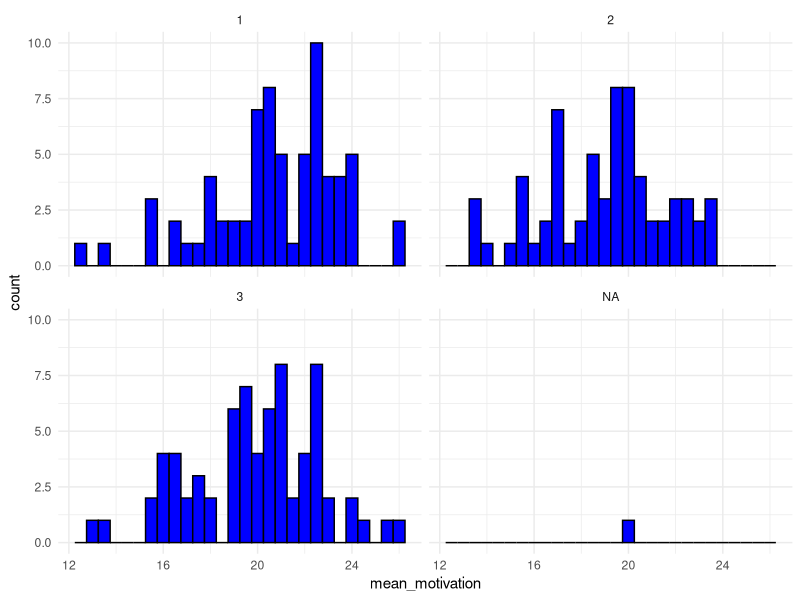
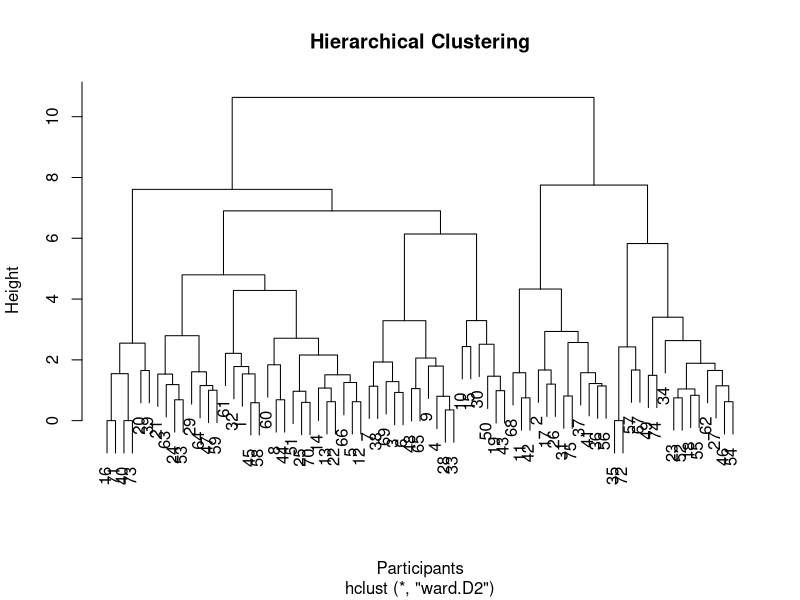

Here is the R script that generated these plots, in order:
# PeerJ - SS2022 + WS2021

# Install required packages (only if not installed)
required_packages <- c("openxlsx", "openssl", "magrittr", "dplyr", "ggplot2", "tidyr")
new_packages <- required_packages[!(required_packages %in% installed.packages()[,"Package"])]
if(length(new_packages)) install.packages(new_packages)

# Load libraries
lapply(required_packages, require, character.only = TRUE)

##### File 1 - Data Preprocessing #####
# Read data
data <- read.xlsx("Experiment-WS2024+SS2022+WS2021.xlsx", sheet = "Sheet1")

# Rename columns for readability
colnames(data) <- c('ID', 'Start_time', 'Completion_time', 'Email', 'Name',
                    'Consent_read', 'Experience_yrs', 'Gender',
                    '01_01', '01_02', '01_03', '01_04', '01_05',
                    '01_06', '01_07', '01_08', '01_09', '01_10',
                    '03_01', '03_02', '03_03', '03_04', '03_05', 
                    '03_06', '03_07', '03_Role',
                    '04_01', '04_02', '04_03', '04_04', '04_05',
                    '04_06', '04_07', '04_Role',
                    '05_01', '05_02', '05_03', '05_04', '05_05',
                    '05_06', '05_07', '05_Role',
                    '06_01', '06_02', '06_03', '06_04', '06_05',
                    '06_06', '06_07', '06_Role',
                    '07_01', '07_02', '07_03', '07_04', '07_05',
                    '07_06', '07_07', '07_Role',
                    '08_01', '08_02', '08_03', '08_04', '08_05',
                    '08_06', '08_07', '08_Role',
                    'Ps_results_flag', 'Initials')

# Factorize values (Likert scale to numbers)
likert_levels <- c("Disagree strongly", "Disagree a little", "Neither agree nor disagree", "Agree a little", "Agree strongly")
data[9:66] <- lapply(colnames(data)[9:66], function(col_name) {
  if (grepl("Role", col_name)) {
    return(data[[col_name]])  # Skip factorization for Role columns
  } else {
    return(factor(data[[col_name]], levels = likert_levels, labels = 1:5))
  }
})

# ROLES
# Update the role mapping function to handle variations in role responses
role_mapping <- function(x) {
  # Standardize case and remove leading/trailing whitespaces
  x <- trimws(tolower(x))
  
  ifelse(x == "disagree strongly", "Pilot",
         ifelse(x == "neither agree nor disagree", "Solo", 
                ifelse(x == "agree strongly", "Navigator", NA)))
}

# Apply the role mapping to role columns
role_columns <- c('03_Role', '04_Role', '05_Role', '06_Role', '07_Role', '08_Role')
data[role_columns] <- lapply(data[role_columns], function(x) {
  factor(role_mapping(x), levels = c("Pilot", "Solo", "Navigator"))
})

str(data)

# Convert to numeric
data[9:66] <- lapply(data[9:66], as.numeric)

# Clean initials (removing prefixes)
data$Initials <- tolower(substring(data$Initials, nchar(data$Initials)-5))

# Generate unique student ID by hashing initials
data$Student_ID <- md5(data$Initials)

# Create a variable for the experiment round based on the start time
data$Start_time <- as.Date(data$Start_time, origin = "1899-12-30")  # Convert to date format
data$Exc_round <- ceiling((as.numeric(data$Start_time) -  44652) / 7)
data$Exc_round <- ifelse(data$Exc_round == 7, 3, data$Exc_round)

# Create a new cleaned dataset with Big Five personality traits and intrinsic motivation per round
Stats <- data.frame(
  Start_time = data$Start_time,
  Completion_time = data$Completion_time,
  Experience_yrs = data$Experience_yrs,
  Gender = data$Gender,
  Student_ID = data$Student_ID,
  Initials = data$Initials,
  Exc_round = data$Exc_round,
  
  # Use averages for BFI-10 scores
  B5_O = ((6 - data$`01_05`) + data$`01_10`) / 2,
  B5_C = ((6 - data$`01_03`) + data$`01_08`) / 2,
  B5_E = ((6 - data$`01_01`) + data$`01_06`) / 2,
  B5_A = (data$`01_02` + (6 - data$`01_07`)) / 2,
  B5_N = ((6 - data$`01_04`) + data$`01_09`) / 2,
  
  INNER_R1 = rowSums(data[ ,c('03_01', '03_02', '03_03', '03_04', '03_05', '03_06', '03_07')]),
  INNER_R2 = rowSums(data[ ,c('04_01', '04_02', '04_03', '04_04', '04_05', '04_06', '04_07')]),
  INNER_R3 = rowSums(data[ ,c('05_01', '05_02', '05_03', '05_04', '05_05', '05_06', '05_07')]),
  INNER_R4 = rowSums(data[ ,c('06_01', '06_02', '06_03', '06_04', '06_05', '06_06', '06_07')]),
  INNER_R5 = rowSums(data[ ,c('07_01', '07_02', '07_03', '07_04', '07_05', '07_06', '07_07')]),
  INNER_R6 = rowSums(data[ ,c('08_01', '08_02', '08_03', '08_04', '08_05', '08_06', '08_07')]),
  
  Role_01 = data$`03_Role`, Role_02 = data$`04_Role`, Role_03 = data$`05_Role`,
  Role_04 = data$`06_Role`, Role_05 = data$`07_Role`, Role_06 = data$`08_Role`
)

# Save cleaned stats data to file
write.xlsx(Stats, file = "Stats_cleaned.xlsx", colNames = TRUE, overwrite = TRUE)


##### File 2 - Data Analysis and Visualization - Motivation by Role #####

# Load cleaned data
Stats <- openxlsx::read.xlsx("Stats_cleaned.xlsx")

# Group by initials and round to get motivation by role
motivation_by_role <- Stats %>%
  pivot_longer(cols = starts_with("INNER_R"), names_to = "Round", values_to = "Result") %>%
  mutate(Role = case_when(
    Round == "INNER_R1" ~ Role_01,
    Round == "INNER_R2" ~ Role_02,
    Round == "INNER_R3" ~ Role_03,
    Round == "INNER_R4" ~ Role_04,
    Round == "INNER_R5" ~ Role_05,
    Round == "INNER_R6" ~ Role_06
  )) %>%
  group_by(Initials, Role) %>%
  summarize(mean_motivation = mean(Result, na.rm = TRUE), .groups = "drop")

# Perform ANOVA to check differences in motivation by role
anova_results <- aov(mean_motivation ~ Role, data = motivation_by_role)
summary(anova_results)

# Perform Kruskal-Wallis test
kruskal_results <- kruskal.test(mean_motivation ~ Role, data = motivation_by_role)
kruskal_results

# Visualization: Motivation histogram by role
ggplot(motivation_by_role, aes(x = mean_motivation)) + 
  geom_histogram(binwidth = 0.5, fill = "blue", color = "black") + 
  facet_wrap(~ Role) +
  theme_minimal()

##### File 3 - Clustering and Hierarchical Clustering #####

# Clustering based on Big Five personality traits, averaging across sessions
clust_data <- Stats %>%
  group_by(Initials) %>%  # Group by participant
  summarize(
    B5_O = mean(B5_O, na.rm = TRUE),
    B5_C = mean(B5_C, na.rm = TRUE),
    B5_E = mean(B5_E, na.rm = TRUE),
    B5_A = mean(B5_A, na.rm = TRUE),
    B5_N = mean(B5_N, na.rm = TRUE)
  ) %>%
  distinct()  # Ensure no duplicates after summarizing

# Perform hierarchical clustering
clusters <- hclust(dist(select(clust_data, -Initials)), method = "ward.D2")

# Plot clustering results
plot(clusters, xlab = "Participants", main = "Hierarchical Clustering")

# Cut tree into 5 groups
cluster_groups <- cutree(clusters, 3)

# Add clustering results as a new column to clust_data
clust_data$Cluster <- cluster_groups

# Create a data frame with clustering groups and save results
write.xlsx(clust_data, file = "Clustering_Results.xlsx", colNames = TRUE, overwrite = TRUE)

##### File 4 - Reporting on Clusters #####

# Ensure that Initials are lowercase and trimmed of whitespaces in both datasets
Stats$Initials <- tolower(trimws(Stats$Initials))
clust_data$Initials <- tolower(trimws(clust_data$Initials))

# Add Cluster column to Stats by joining with clust_data (containing Cluster assignments)
Stats_clustered <- Stats %>%
  left_join(clust_data %>% select(Initials, Cluster), by = "Initials")  # Add Cluster to Stats

# Verify that the Big Five traits and Cluster column are present
str(Stats_clustered)

# Group by the Cluster and calculate statistics for each Big Five trait
cluster_stats <- Stats_clustered %>%
  group_by(Cluster) %>%
  summarize(
    mean_B5_O = mean(B5_O, na.rm = TRUE),
    sd_B5_O = sd(B5_O, na.rm = TRUE),
    mean_B5_C = mean(B5_C, na.rm = TRUE),
    sd_B5_C = sd(B5_C, na.rm = TRUE),
    mean_B5_E = mean(B5_E, na.rm = TRUE),
    sd_B5_E = sd(B5_E, na.rm = TRUE),
    mean_B5_A = mean(B5_A, na.rm = TRUE),
    sd_B5_A = sd(B5_A, na.rm = TRUE),
    mean_B5_N = mean(B5_N, na.rm = TRUE),
    sd_B5_N = sd(B5_N, na.rm = TRUE)
  )

# Display the summarized statistics for each cluster
print(cluster_stats)

# Optionally, save these results to a file
write.xlsx(cluster_stats, file = "Cluster_Big_Five_Statistics.xlsx", colNames = TRUE, overwrite = TRUE)

##### Test 1 - Contingency Table and Chi-squared

# Step 1: Calculate the average motivation per role
motivation_by_role <- Stats %>%
  pivot_longer(cols = starts_with("INNER_R"), names_to = "Round", values_to = "Motivation") %>%
  mutate(Role = case_when(
    Round == "INNER_R1" ~ Role_01,
    Round == "INNER_R2" ~ Role_02,
    Round == "INNER_R3" ~ Role_03,
    Round == "INNER_R4" ~ Role_04,
    Round == "INNER_R5" ~ Role_05,
    Round == "INNER_R6" ~ Role_06
  )) %>%
  group_by(Initials, Role) %>%
  summarize(mean_motivation = mean(Motivation, na.rm = TRUE), .groups = "drop")

# Step 2: Assign the preferred role
preferred_role <- motivation_by_role %>%
  group_by(Initials) %>%
  slice_max(order_by = mean_motivation, n = 1, with_ties = FALSE) %>%
  ungroup() %>%
  select(Initials, Preferred_Role = Role)

# Step 3: Merge with clust_data
Stats_clustered <- clust_data %>%
  left_join(preferred_role, by = "Initials")

# Step 4: Create the contingency table
role_labels <- c("Pilot", "Solo", "Navigator")
contingency_table <- table(Stats_clustered$Cluster, Stats_clustered$Preferred_Role)
colnames(contingency_table) <- role_labels
print(contingency_table)
print(cluster_stats)

# Step 5: Perform the Fisher test
fisher_test <- fisher.test(contingency_table, simulate.p.value = TRUE)
print(fisher_test)

#Fisher's Exact Test for Count Data with simulated p-value (based on 2000 replicates)
# data:  contingency_table
# p-value = 0.05397
# alternative hypothesis: two.sided

chisq_test <- chisq.test(contingency_table, simulate.p.value = TRUE)
print(chisq_test)

# Pearson's Chi-squared test with simulated p-value (based on 2000 replicates)
# data:  contingency_table
# X-squared = 13.791, df = NA, p-value = 0.07196

#### Testing the individual differences in motivation by role
# Step 1: Calculate the average intrinsic motivation per role for each individual
motivation_by_role <- Stats %>%
  pivot_longer(cols = starts_with("INNER_R"), names_to = "Round", values_to = "Motivation") %>%
  mutate(Role = case_when(
    Round == "INNER_R1" ~ Role_01,
    Round == "INNER_R2" ~ Role_02,
    Round == "INNER_R3" ~ Role_03,
    Round == "INNER_R4" ~ Role_04,
    Round == "INNER_R5" ~ Role_05,
    Round == "INNER_R6" ~ Role_06
  )) %>%
  group_by(Initials, Role) %>%
  summarize(mean_motivation = mean(Motivation, na.rm = TRUE), .groups = "drop")

# Step 2: Calculate the maximum and minimum intrinsic motivation for each individual
max_min_diff <- motivation_by_role %>%
  group_by(Initials) %>%
  summarize(
    max_motivation = max(mean_motivation, na.rm = TRUE),
    min_motivation = min(mean_motivation, na.rm = TRUE),
    max_diff = max_motivation - min_motivation
  )

# Step 3: Paired t-test or Wilcoxon signed-rank test
# This tests whether the difference between max and min motivation is significant.
# We use paired t-test if data is normally distributed, otherwise Wilcoxon.

# Paired t-test
t_test_results <- t.test(max_min_diff$max_motivation, max_min_diff$min_motivation, paired = TRUE)

# Wilcoxon signed-rank test (non-parametric alternative)
wilcox_results <- wilcox.test(max_min_diff$max_motivation, max_min_diff$min_motivation, paired = TRUE)

# Step 4: Summary statistics
average_increase <- mean(max_min_diff$max_diff, na.rm = TRUE)
sd_increase <- sd(max_min_diff$max_diff, na.rm = TRUE)

# Display results
list(
  max_min_diff = max_min_diff,  # Differences for each individual
  t_test_results = t_test_results,  # Paired t-test results
  wilcox_results = wilcox_results,  # Wilcoxon signed-rank test results
  average_increase = average_increase,  # Average increase in motivation
  sd_increase = sd_increase  # Standard deviation of increase
)
